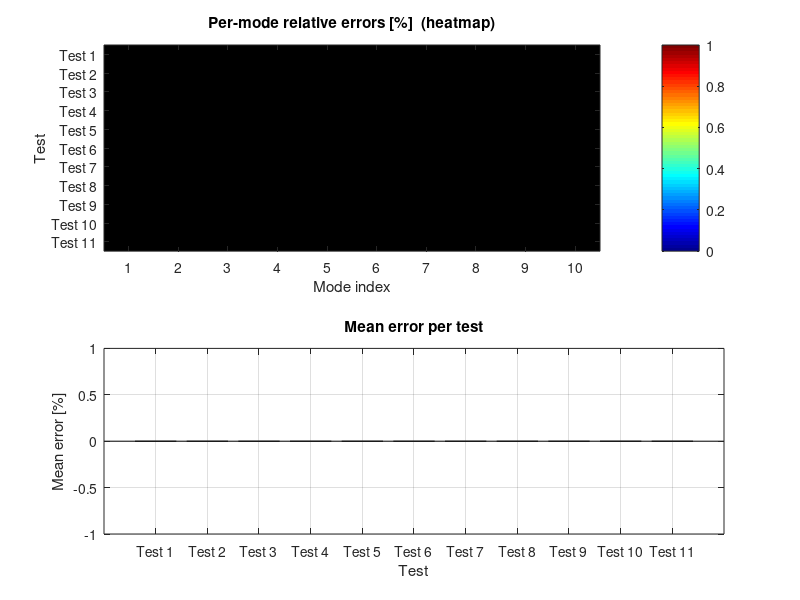

The MATLAB script that drew this image:
%% run_all_tests.m
% ==========================================================================
%  STABILITY TESTS — Run all 11 validation tests (no OOFEM required)
% ==========================================================================
%
% Runs stabilitySolverFn on each of the 11 test cases and compares the
% computed critical-load multipliers against pre-computed reference
% eigenvalues stored in  tests/Test N/reference_eigenvalues.mat.
%
% Tests 10–11 cover internal hinges (beams.releases):
%   Test 10 — portal frame with one pinned beam end
%   Test 11 — portal frame with both beam ends pinned (sway-prevented)
%
% No external software (OOFEM, Python) is needed.
%
% USAGE:
%   1. Open MATLAB and change the working directory to  tests/
%   2. Run this script:  run_all_tests
%   3. Results are printed to the Command Window and saved to  results/
%
% OUTPUT FILES (written to tests/results/):
%   errors_summary.txt   — text report with per-mode errors for all tests
%   errors_table.xlsx    — Excel table (requires MATLAB Spreadsheet toolbox)
%   all_tests_results.mat — MATLAB workspace with all numeric results
%   errors_overview.png  — heatmap + boxplot overview figure
%
% See also: run_single_test, stabilitySolverFn, linearSolverFn
% ==========================================================================

clear; close all; clc;

%% PATHS
% --------------------------------------------------------------------------
scriptsDir = fileparts(mfilename('fullpath'));   % .../tests/
srcDir     = fullfile(scriptsDir, '..', 'src');
addpath(srcDir);
addpath(scriptsDir);                             % for run_single_test

baseDir   = scriptsDir;
numTests  = 11;
numModes  = 10;   % number of eigenvalues per test

%% INITIALISE
% --------------------------------------------------------------------------
resultsTable   = NaN(numTests, numModes);
testNames      = cell(numTests, 1);
testStatus     = cell(numTests, 1);
executionTimes = zeros(numTests, 1);

fprintf('\n');
fprintf('==========================================================================\n');
fprintf('  3D BEAM FEM — STABILITY VALIDATION TESTS\n');
fprintf('==========================================================================\n');
fprintf('  Tests : %d\n', numTests);
fprintf('  Source: %s\n', baseDir);
fprintf('==========================================================================\n\n');

%% MAIN LOOP
% --------------------------------------------------------------------------
for testNum = 1:numTests

    testName        = sprintf('Test %d', testNum);
    testNames{testNum} = testName;
    fprintf('  [%d/%d] %-8s  ', testNum, numTests, testName);

    testDir = fullfile(baseDir, testName);

    if ~exist(testDir, 'dir')
        fprintf('SKIP — directory not found\n');
        testStatus{testNum} = 'MISSING';
        continue;
    end

    tStart = tic;

    try
        [errors, sortedValues] = run_single_test(testDir);

        elapsedTime = toc(tStart);
        executionTimes(testNum) = elapsedTime;

        n = min(length(errors), numModes);
        resultsTable(testNum, 1:n) = errors(1:n)';

        testStatus{testNum} = 'OK';
        fprintf('OK   %.1fs  |  mean error: %5.3f %%  |  max: %5.3f %%\n', ...
                elapsedTime, mean(errors), max(errors));

    catch ME
        elapsedTime = toc(tStart);
        executionTimes(testNum) = elapsedTime;
        testStatus{testNum}     = 'ERROR';
        fprintf('FAIL %.1fs  |  %s\n', elapsedTime, ME.message);
    end

end

%% RESULTS FOLDER
% --------------------------------------------------------------------------
cd(baseDir);
if ~exist('results', 'dir');  mkdir('results');  end

%% TEXT REPORT
% --------------------------------------------------------------------------
fid = fopen('results/errors_summary.txt', 'w');
fprintf(fid, '==========================================================================\n');
fprintf(fid, '  3D BEAM FEM — STABILITY VALIDATION RESULTS\n');
fprintf(fid, '==========================================================================\n');
fprintf(fid, '  Date    : %s\n', datestr(now));
fprintf(fid, '  Tests   : %d\n', numTests);
fprintf(fid, '==========================================================================\n\n');
fprintf(fid, '  Errors are given as:  |lambda_MATLAB - lambda_ref| / lambda_ref * 100 %%\n');
fprintf(fid, '  Reference values come from pre-computed OOFEM results.\n\n');

for i = 1:numTests
    fprintf(fid, '%s  [%s]\n', testNames{i}, testStatus{i});
    if strcmp(testStatus{i}, 'OK')
        row = resultsTable(i, :);
        fprintf(fid, '  Mode errors (%%)   : ');
        fprintf(fid, '  %8.4f', row);
        fprintf(fid, '\n');
        fprintf(fid, '  Mean / Max / Min  :   %8.4f %%  /  %8.4f %%  /  %8.4f %%\n', ...
                mean(row,'omitnan'), max(row,[],'omitnan'), min(row,[],'omitnan'));
        fprintf(fid, '  Execution time    :   %.2f s\n', executionTimes(i));
    end
    fprintf(fid, '\n');
end

successCount = sum(strcmp(testStatus, 'OK'));
fprintf(fid, '==========================================================================\n');
fprintf(fid, '  SUMMARY\n');
fprintf(fid, '==========================================================================\n');
fprintf(fid, '  Passed : %d / %d\n', successCount, numTests);
fprintf(fid, '  Total time : %.2f s\n', sum(executionTimes));
if successCount > 0
    fprintf(fid, '  Overall mean error : %.4f %%\n', mean(resultsTable(:), 'omitnan'));
    fprintf(fid, '  Overall max  error : %.4f %%\n', max(resultsTable(:), [], 'omitnan'));
end
fprintf(fid, '==========================================================================\n');
fclose(fid);
fprintf('\n  Report : results/errors_summary.txt\n');

%% MATLAB DATA
% --------------------------------------------------------------------------
save('results/all_tests_results.mat', 'resultsTable', 'testNames', ...
     'testStatus', 'executionTimes');
fprintf('  Data   : results/all_tests_results.mat\n');

%% EXCEL TABLE (optional — requires Spreadsheet toolbox)
% --------------------------------------------------------------------------
try
    colNames = [arrayfun(@(x) sprintf('Mode_%d', x), 1:numModes, ...
                'UniformOutput', false), {'Mean', 'Max', 'Status'}];
    T = array2table([ resultsTable, ...
                      mean(resultsTable, 2, 'omitnan'), ...
                      max(resultsTable,  [], 2, 'omitnan') ], ...
                    'RowNames',      testNames, ...
                    'VariableNames', colNames(1:end-1));
    T.Status = testStatus;
    writetable(T, 'results/errors_table.xlsx', 'WriteRowNames', true);
    fprintf('  Excel  : results/errors_table.xlsx\n');
catch
    % silently skip if toolbox missing
end

%% FIGURES
% --------------------------------------------------------------------------
figure('Position', [100 100 1200 600], 'Name', 'Stability Tests — Error Overview');

subplot(2,1,1);
imagesc(resultsTable);  colorbar;  colormap(jet);
xlabel('Mode index');   ylabel('Test');
title('Per-mode relative errors [%]  (heatmap)');
yticks(1:numTests);  yticklabels(testNames);
xticks(1:numModes);

subplot(2,1,2);
avgE = mean(resultsTable, 2, 'omitnan');
bar(1:numTests, avgE);
xlabel('Test');   ylabel('Mean error [%]');
title('Mean error per test');
xticks(1:numTests);  xticklabels(testNames);
grid on;

saveas(gcf, 'results/errors_overview.png');
fprintf('  Figure : results/errors_overview.png\n');

%% FINAL SUMMARY
% --------------------------------------------------------------------------
fprintf('\n');
fprintf('==========================================================================\n');
fprintf('  DONE  —  %d / %d tests passed\n', successCount, numTests);
fprintf('  Total computation time: %.2f s\n', sum(executionTimes));
if successCount > 0
    fprintf('  Overall mean error: %.4f %%\n', mean(resultsTable(:), 'omitnan'));
end
fprintf('==========================================================================\n\n');
